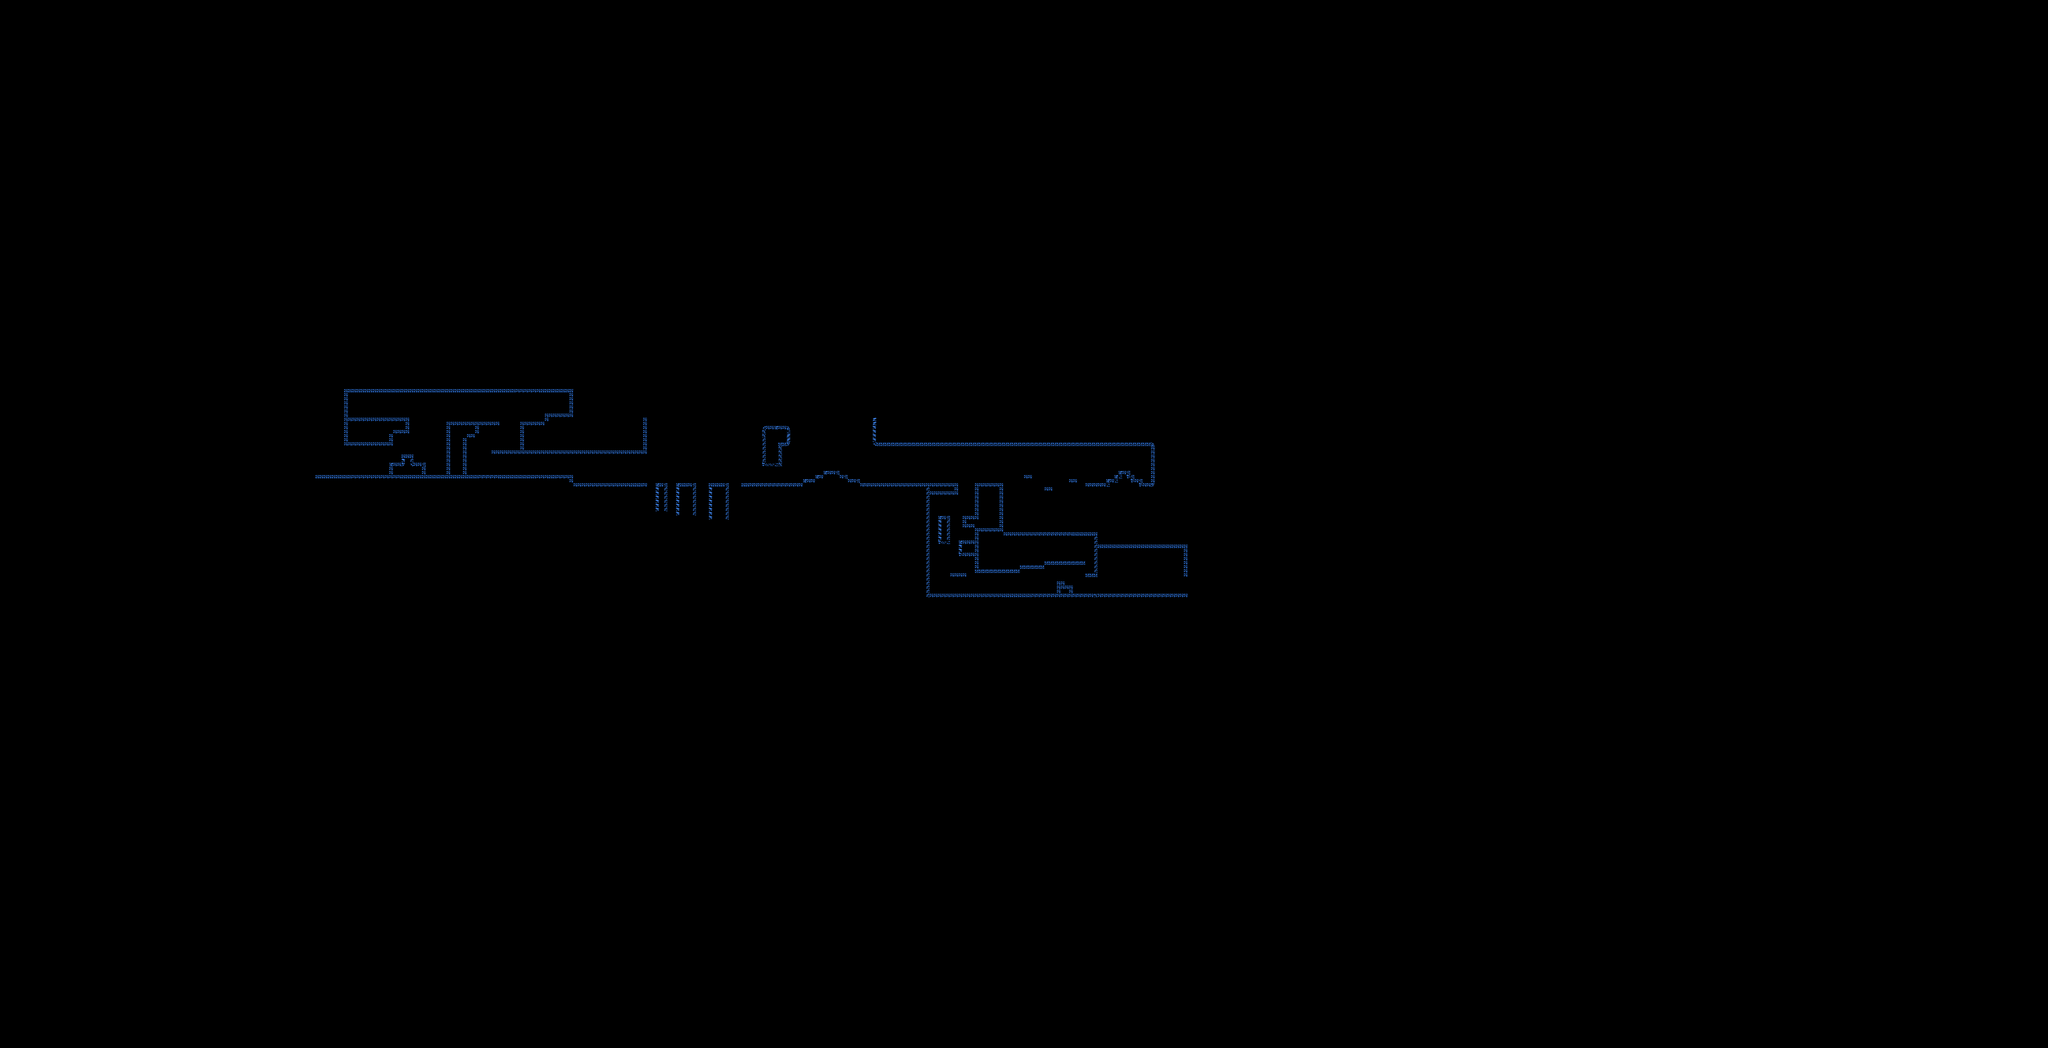

Below is a game level as drawn by its tile map, then a one-line description and the .tmx that defines it (tile-layer data replaced by summaries):
An orthogonal 500x256 tile map with 16x16 px tiles, 2 tile layers (protype, terrain), 1 hidden layer not drawn.

<map version="1.10" tiledversion="1.10.1" orientation="orthogonal" renderorder="right-down" width="500" height="256" tilewidth="16" tileheight="16" infinite="0" nextlayerid="11" nextobjectid="1">
 <tileset firstgid="1" source="AutoTileSet.tsx" />
 <layer id="1" name="protype" width="500" height="256" opacity="0.2" offsetx="0.0289855" offsety="0.0355731">
  <data>[128000 cells, 55126 non-empty, 9 distinct tile ids]</data>
 </layer>
 <layer id="9" name="圖塊層 3" width="500" height="256" visible="0">
  <data>[128000 cells, 57 non-empty, 1 distinct tile ids]</data>
 </layer>
 <layer id="10" name="terrain" width="500" height="256">
  <properties>
   <property name="DeleteTiles" type="bool" value="true" />
  </properties>
  <data>[128000 cells, 2165 non-empty, 23 distinct tile ids]</data>
 </layer>
</map>
